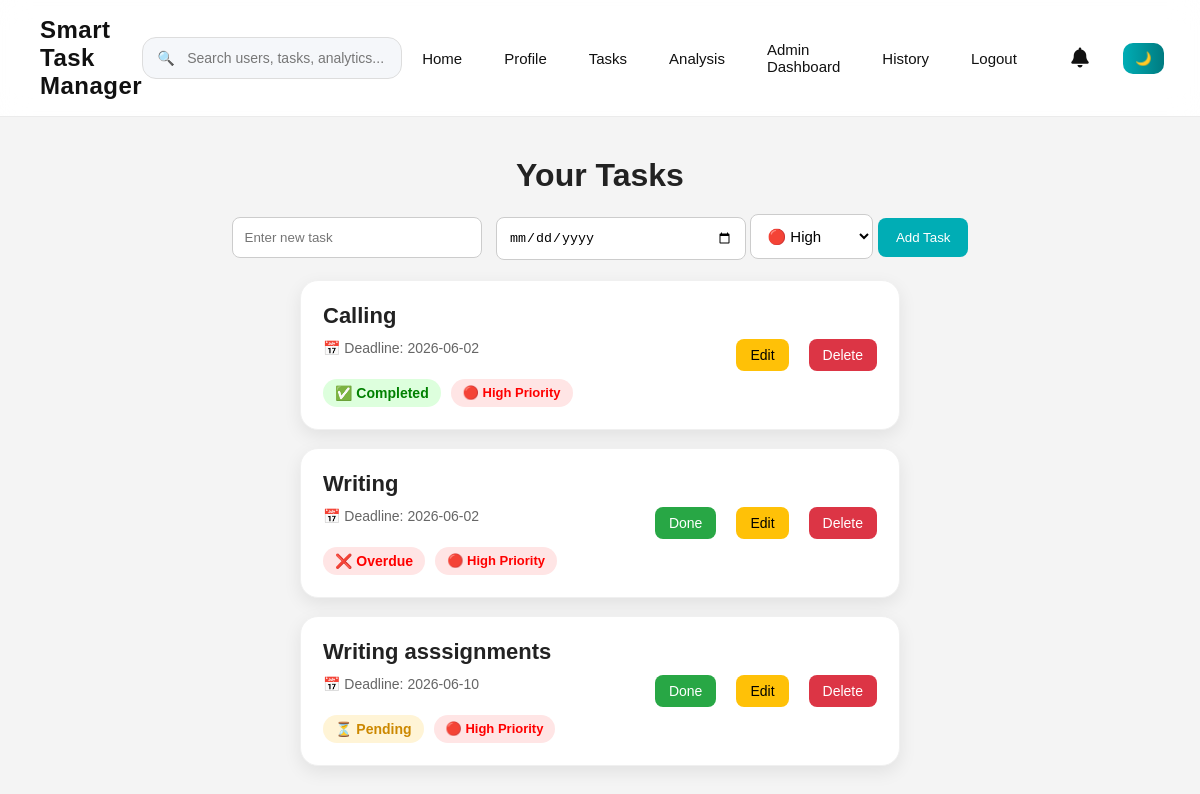
The page /search (signed in) on the database as committed earlier.
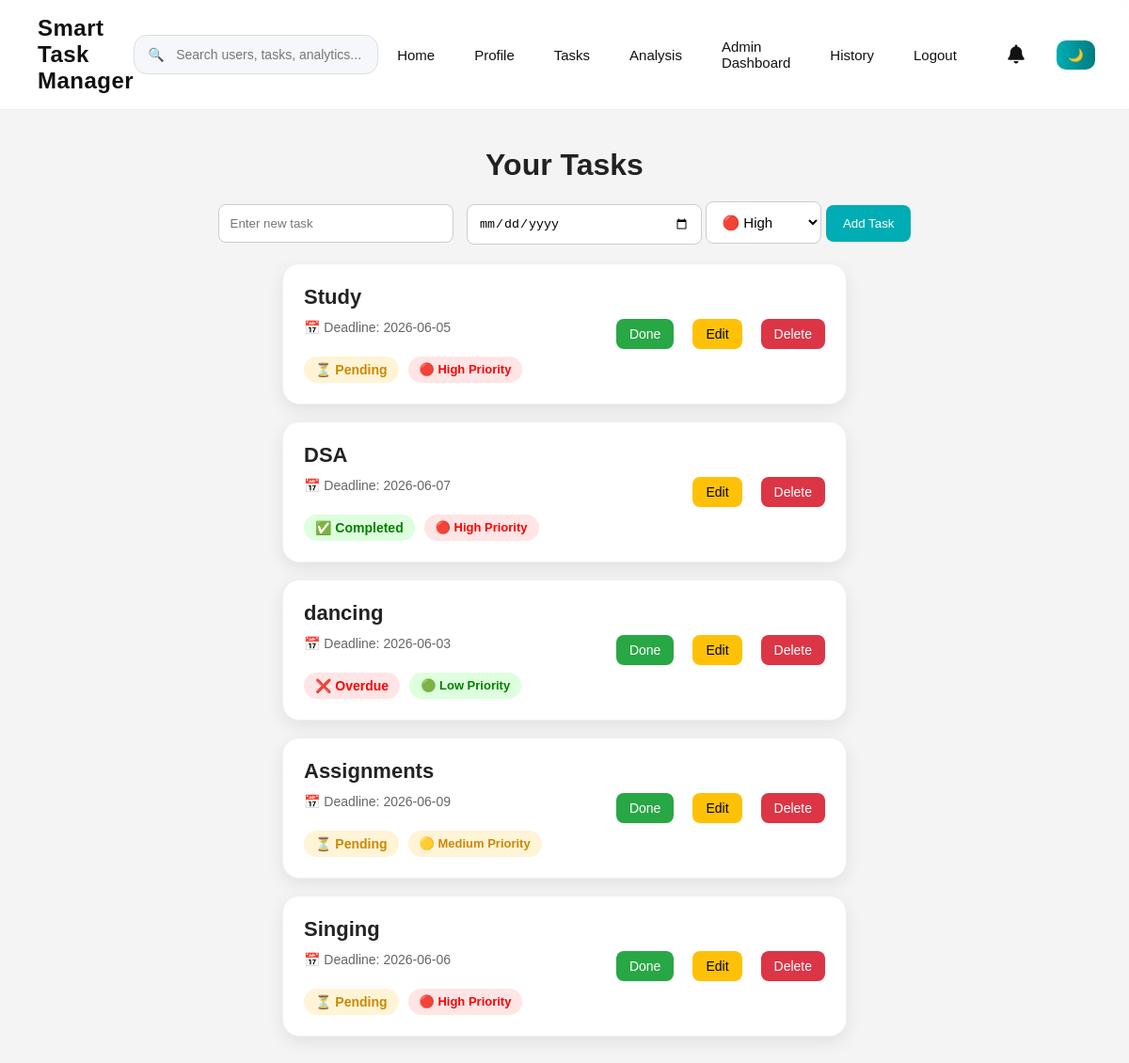
The same page on the database as committed later.
### tables this page shows
CREATE TABLE tasks (
        id INTEGER PRIMARY KEY AUTOINCREMENT,
        username TEXT,
        task TEXT,
        status TEXT DEFAULT 'pending',
        deadline TEXT,
        priority TEXT DEFAULT 'Medium',
        created_at TEXT,
        completed_at TEXT
    );

### app.py (the view)
@app.route('/search')
def search_tasks():
    if 'user' not in session:
        return redirect('/login')
    query = request.args.get('query', '').strip()
    conn = sqlite3.connect("data.db")
    c = conn.cursor()
    if session.get('role') == 'admin':
        c.execute("""
            SELECT * FROM tasks
            WHERE task LIKE ?
        """, ('%' + query + '%',))
    else:
        c.execute("""
            SELECT * FROM tasks
            WHERE username=? AND task LIKE ?
        """, (session['user'], '%' + query + '%'))
    tasks = c.fetchall()
    conn.close()
    today = datetime.now().date()
    updated_tasks = []
    for task in tasks:
        try:
            deadline_date = datetime.strptime(
                task[4],
                "%Y-%m-%d"
            ).date()
        except:
            deadline_date = None
        updated_tasks.append((
            task[0],
            task[1],
            task[2],
            task[3],
            deadline_date,
            task[5]
        ))
    return render_template(
        'tasks.html',
        tasks=updated_tasks,
        today=today,
        search_query=query
    )

### app.py (called while the page is built)
@app.context_processor
def notification_count():
    if 'user' not in session:
        return dict(unread_count=0)
    conn = sqlite3.connect("data.db")
    c = conn.cursor()
    c.execute("""
        SELECT COUNT(*)
        FROM notifications
        WHERE username=?
        AND is_read=0
    """, (session['user'],))
    count = c.fetchone()[0]
    conn.close()
    return dict(unread_count=count)

### templates/tasks.html (shortened to what this page needs)
{% extends "base.html" %}
{% block content %}
<div class="tasks-page">
    <h1>Your Tasks</h1>
    <form method="POST" action="/tasks" class="task-form">
        <input type="text" name="task" placeholder="Enter new task" required>
        <input type="date" name="deadline" required>
        <select name="priority" required>
            <option value="High">🔴 High</option>
        </select>
        <button type="submit">Add Task</button>
    </form>
    {% if tasks %}
    <ul class="task-list">
        {% for task in tasks %}
        <li class="task-item">
            <div class="task-left">
                <h3>{{ task[2] }}</h3>
                <small>
                    📅 Deadline: {{ task[4] }}
                </small>
                <br>
                <div class="task-badges">
                    {% if task[3] == 'completed' %}
                    <span class="completed-badge">
                        ✅ Completed
                    </span>
                    {% elif task[4] < today %} <span class="overdue-badge">
                        ❌ Overdue
                        </span>
                        {% else %}
                        <span class="pending-badge">
                            ⏳ Pending
                        </span>
                        {% endif %}
                        {% if task[5]|lower == 'high' %}
                        <span class="high-priority">
                            🔴 High Priority
                        </span>
                        {% elif task[5]|lower == 'medium' %}
                        <span class="medium-priority">
                            🟡 Medium Priority
                        </span>
                        {% else %}
                        <span class="low-priority">
                            🟢 Low Priority
                        </span>
                        {% endif %}
                </div>
            </div>
            <div class="task-actions">
                {% if task[3] == 'pending' %}
                <a href="/complete/{{ task[0] }}" class="done-btn">
                    Done
                </a>
                {% endif %}
                <a href="/edit/{{ task[0] }}" class="edit-btn">
                    Edit
                </a>
                <a href="/delete/{{ task[0] }}" class="delete-btn">
                    Delete
                </a>
            </div>
        </li>
        {% endfor %}
    </ul>
    {% endif %}
</div>
{% endblock %}

### templates/base.html (shortened to what this page needs)
<!DOCTYPE html>
<html lang="en">
<head>
    <link rel="stylesheet" href="{{ url_for('static', filename='style.css') }}">
    <link rel="stylesheet" href="https://cdnjs.cloudflare.com/ajax/libs/font-awesome/6.5.1/css/all.min.css">
</head>
<body>
    <nav>
        <div class="logo">
            Smart Task Manager
        </div>
        {% if session.get('user') %}
        <form action="/search" method="GET" class="navbar-search">
            <span class="search-icon">🔍</span>
            {% if session.get('role') == 'admin' %}
            <input type="text" name="query" class="navbar-search-input" placeholder="Search users, tasks, analytics..."
                required>
            {% else %}
            <input type="text" name="query" class="navbar-search-input" placeholder="Search tasks, reports..." required>
            {% endif %}
        </form>
        {% endif %}
        <div class="nav-links">
            <a href="/">Home</a>
            {% if session.get('user') %}
            <a href="/profile">Profile</a>
            <a href="/tasks">Tasks</a>
            <a href="/weekly-report">Analysis</a>
            {% if session.get('role') == 'admin' %}
            <a href="/admin">
                Admin Dashboard
            </a>
            {% endif %}
            <a href="/history">History</a>
            <a href="/logout">Logout</a>
            <div class="notification-menu">
                <a href="{{ url_for('notifications') }}" class="notification-link">
                    <i class="fa-solid fa-bell"></i>
                </a>
            </div>
            {% else %}
            <a href="/login">Login</a>
            <a href="/register">Register</a>
            {% endif %}
            <button id="darkToggle" class="dark-btn">🌙</button>
        </div>
    </nav>
    {% block content %}{% endblock %}
</body>
</html>

Rows that differ between the two databases and show on the page:
removed tasks: task "Calling", deadline "2026-06-02", status "✅ Completed", priority "🔴 High Priority"
removed tasks: task "Writing", deadline "2026-06-02", status "❌ Overdue", priority "🔴 High Priority"
removed tasks: task "Writing asssignments", deadline "2026-06-10", status "⏳ Pending", priority "🔴 High Priority"
added tasks: task "Study", task "2026-06-05", status "⏳ Pending", priority "🔴 High Priority"
added tasks: task "DSA", deadline "2026-06-07", status "✅ Completed", priority "🔴 High Priority"
added tasks: task "dancing", deadline "2026-06-03", status "❌ Overdue", priority "🟢 Low Priority"
added tasks: task "Assignments", deadline "2026-06-09", status "⏳ Pending", priority "🟡 Medium Priority"
added tasks: task "Singing", deadline "2026-06-06", status "⏳ Pending", priority "🔴 High Priority"
